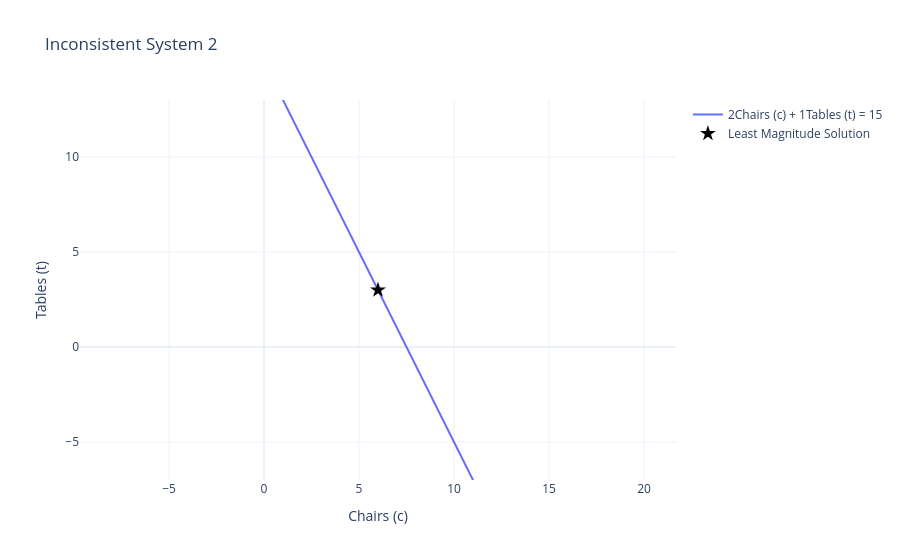

Notebook source saved alongside this figure:
### Markdown cell above
## Example 4: Inconsistent underdetermined system

Consider if we only had one equation but two unknowns!

(1) $2 c + t = 15$  

Let's see what 'solution' the pseudoinverse finds!

### Code cell
A = [[2, 1]]
b = [15]

fig = exe.visual_solve_2d(A, b)
fig.show()
